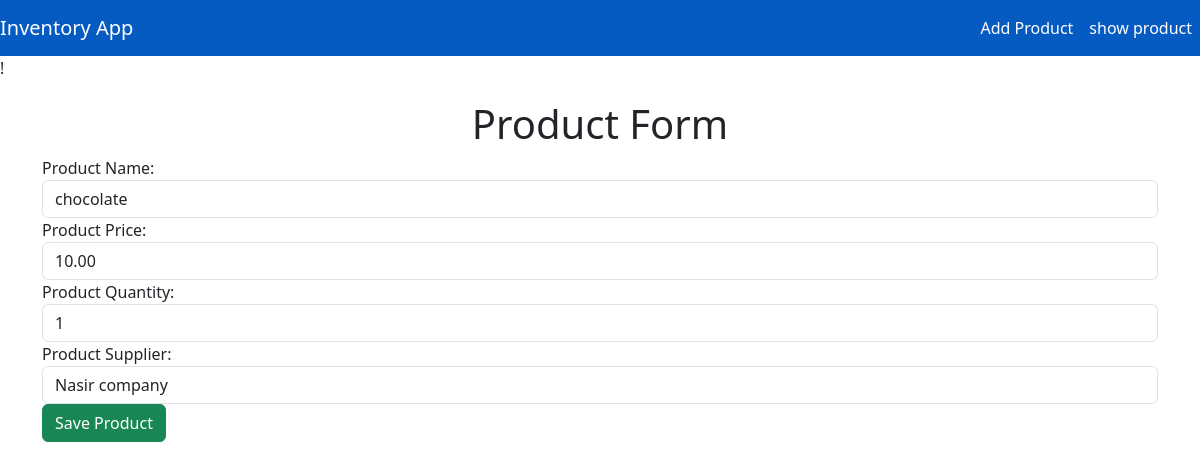
The page /update/4/ on the database its author committed.
### invApp/models.py (models this page shows, shortened)
class Products(models.Model):
    product_id = models.AutoField(primary_key=True)
    product_name = models.CharField(max_length=50)
    product_price = models.DecimalField(max_digits=20, decimal_places=2)
    product_quantity = models.IntegerField()
    product_supplier = models.CharField(max_length=50)

### invApp/views.py (the view)
# urls.py: path('update/<int:product_id>/', views.product_update_view, name='product_update'),
def product_update_view(request, product_id):
    product = Products.objects.get(product_id=product_id)
    form = InventoryForm(instance=product)
    if request.method == 'POST':
        form = InventoryForm(request.POST, instance=product)
        if form.is_valid():
            form.save()
            return redirect('product_list')
    return render(request, 'invApp/product_form.html', {'form': form})

### invApp/form.py
class InventoryForm(forms.ModelForm):
    class Meta:
        model = Products
        fields = '__all__'
        labels = {
            'product_id': 'Product ID',
            'product_name': 'Product Name',
            'product_price': 'Product Price',
            'product_quantity': 'Product Quantity',
            'product_supplier': 'Product Supplier'
        }
        widgets = {
            'product_id': forms.NumberInput(attrs={'placeholder': 'Product ID', 'class': 'form-control'}),
            'product_name': forms.TextInput(attrs={'placeholder': 'Product Name', 'class': 'form-control'}),
            'product_price': forms.NumberInput(attrs={'placeholder': 'Product Price', 'class': 'form-control'}),
            'product_quantity': forms.NumberInput(attrs={'placeholder': 'Product Quantity', 'class': 'form-control'}),
            'product_supplier': forms.TextInput(attrs={'placeholder': 'Product Supplier', 'class': 'form-control'})
        }

### invApp/templates/invApp/product_form.html (shortened to what this page needs)
!{% extends "invApp/layout.html" %}
{% block content %}
<h1 class="text-center"> Product Form</h1>
<form method="post" class="jumbotron">
    {{ form }}
    <button class="btn btn-success btn-block" type="submit"> Save Product </button>
</form>
{% endblock %}

### invApp/templates/invApp/layout.html (style rules this page uses)
body { padding-top: 56px; }

### rows shown on the page
Products: product_name "chocolate", product_price "10.00", product_quantity "1", product_supplier "Nasir company"
